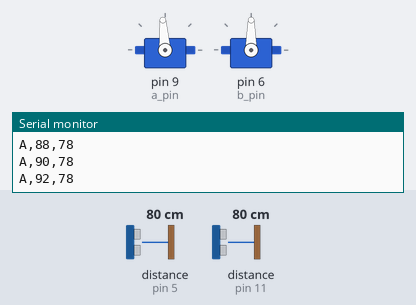
A sketch run on a simulated Arduino Uno, built with avr-gcc and run on an emulated ATmega328P. On the bench: 2 × servo, the last lines printed to the serial monitor. Wiring (inferred from the names in the program): 2 × ultrasonic range finder: trigger pin 4, echo pin 5 / trigger pin 10, echo pin 11. The inputs (shaded band) are chosen by the test bench; at power-on: distance to the obstacle (sensors on pin 5, pin 11) 80 cm. The echo pulse lasts 58.3 µs per cm.

Above: at 1.2 s.
1.3 s: distance to the obstacle (sensor on pin 5) set to 18 cm
At 2.6 s:
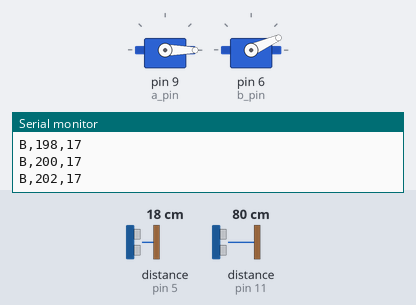
4.3 s: distance to the obstacle (sensor on pin 11) set to 120 cm
At 4.75 s:
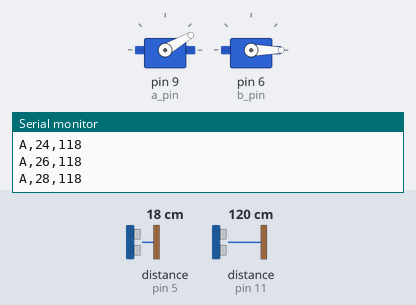
7.3 s: distance to the obstacle (sensor on pin 5) set to 35 cm
At 7.82 s:
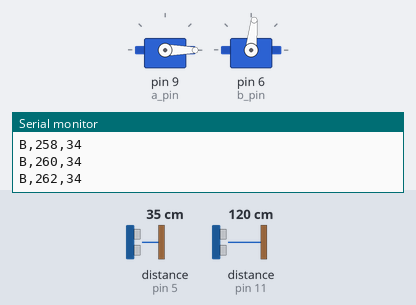
10.3 s: distance to the obstacle (sensor on pin 11) set to 35 cm
Timing chart, 0 to 50.3 s (numbered marks = the images above; inputs shaded):
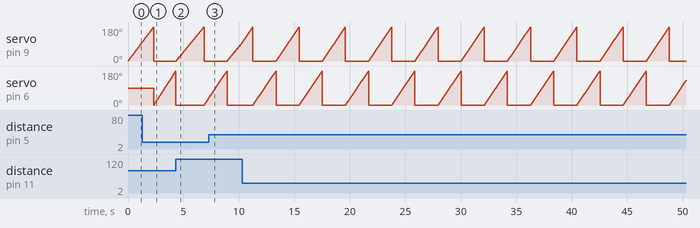

Measured:
- by itself, servo on pin 9 (a_pin), servo on pin 6 (b_pin): ramps from 0° to 180° and jumps back, once every 4.2 s

The sketch:

servo_working_seprately.ino
```cpp
// 360 degree Radar
/*
  Servo A  (Pin 9)  + Sensor A (Triger 10, Echo 11) →  0–180
  Servo B  (Pin 6)  + Sensor B (Trigger 4,  Echo 5)  →  180–360
*/

#include <Servo.h>


const int a_pin = 9;
const int trigger_a = 10;
const int echo_a = 11;


const int b_pin = 6;
const int trigger_b = 4;
const int echo_b = 5;

Servo servoA;
Servo servoB;

const int step  = 2;     // degree per step
const int pause = 20;

void setup() {
  Serial.begin(9600);

  servoA.attach(a_pin);
  servoB.attach(b_pin);

  pinMode(trigger_a, OUTPUT);
  pinMode(echo_a, INPUT);
  pinMode(trigger_b, OUTPUT);
  pinMode(echo_b, INPUT);
}

void loop()
 {

  for (int i = 0; i <= 180; i += step)
  {
    movea(i);
  }
  servoA.write(0);
 for (int i = 0; i <= 180; i += step)
  {
    moveb(i);
  }
  servoB.write(0);
}

void movea(int x)
  {
    servoA.write(x);

    delay(pause);

    long distA = getDistance(trigger_a, echo_a);

    Serial.print("A,");
    Serial.print(x);
    Serial.print(",");
    Serial.println(distA);
  }

void moveb(int x)
{
  servoB.write(x);

  delay(pause);

  long distB = getDistance(trigger_b, echo_b);

  Serial.print("B,");
  Serial.print(180 + x);
  Serial.print(",");
  Serial.println(distB);
}

// Returns distance in cm
long getDistance(int trigger, int echo) {
  digitalWrite(trigger, LOW);
  delayMicroseconds(2);
  digitalWrite(trigger, HIGH);
  delayMicroseconds(10);
  digitalWrite(trigger, LOW);

  long distance = pulseIn(echo, HIGH, 10000);
  if (distance == 0) return 999;
  return distance * 0.034 / 2;
}
```
